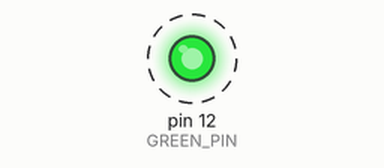
This sketch was run on a simulated Arduino Uno, built with avr-gcc and run on an emulated ATmega328P. On the bench: output pins drawn as LEDs (lit = HIGH). Dashed ring = blinking.

Above: at 0.5 s.
Timing chart, 0 to 4.6 s (numbered marks = the images above):
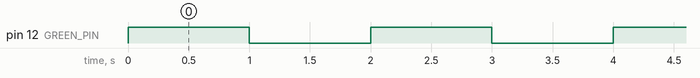

The sketch:

project1.ino
```cpp
const int GREEN_PIN = 12;

void setup() {
  pinMode(GREEN_PIN, OUTPUT);
}

void loop() {
  digitalWrite(GREEN_PIN, HIGH);
  delay(1000);
  digitalWrite(GREEN_PIN, LOW);
  delay(1000);
}
```

Measured:
- by itself, pin 12 (GREEN_PIN): alternates HIGH for 1.0 s and LOW for 1.0 s
